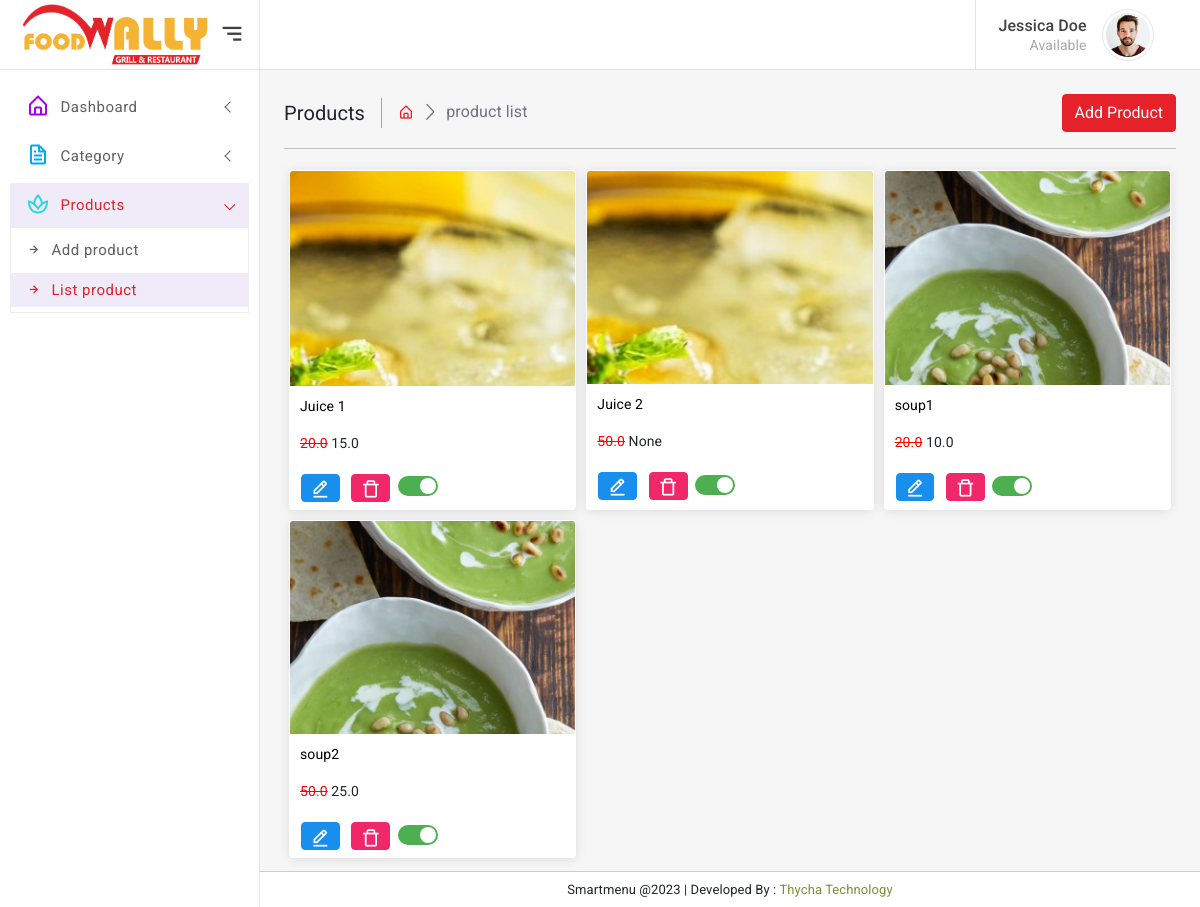
The app's page /product_list/ (signed in) with its own data.
### adminapp/models.py (models this page shows, shortened)
class Product(models.Model):
    name = models.CharField(max_length=100)
    category = models.ManyToManyField(Category)
    image = models.ImageField(upload_to='product_image', null=True)
    description = models.CharField(max_length=100, null=True)
    availability = models.BooleanField(default=False)

class ProductPrice(models.Model):
    product = models.ForeignKey(Product, on_delete=models.CASCADE)
    name = models.CharField(max_length=50)
    actual_price = models.FloatField()
    discount_price = models.FloatField(null=True, blank=True)
    tax = models.DecimalField(max_digits=5, decimal_places=2)

### adminapp/views.py (the view)
# urls.py: path('product_list/', views.product_list, name='product_list'),
@login_required
def product_list(request):
    products = Product.objects.all()
    return render(request, 'product_list.html', {'products': products})

### adminapp/templates/product_list.html (shortened to what this page needs)
{% extends 'base.html' %}
{% load static %}
{% block content %}
	<div class="wrapper">
		<div class="sidebar-wrapper" data-simplebar="true">
			<div class="sidebar-header">
				<div class="">
					<img src="{% static 'images/food wally logo.png' %}" class="logo" alt="" />
				</div>
				<a href="javascript:;" class="toggle-btn ms-auto"> <i class='bx bx-menu-alt-right'></i>
				</a>
			</div>
			<ul class="metismenu" id="menu">
				<li>
					<a href="{% url 'admin_index' %}" class="has-arrow">
						<div class="parent-icon icon-color-5"><i class="bx bx-home-alt"></i>
						</div>
						<div class="menu-title">Dashboard</div>
					</a>
				</li>
                <li>
					<a class="has-arrow" href="javascript:;">
						<div class="parent-icon icon-color-7"><i class="bx bx-file"></i>
						</div>
						<div class="menu-title">Category</div>
					</a>
				</li>
				<li>
					<a class="has-arrow" href="javascript:;">
						<div class="parent-icon icon-color-10"><i class="bx bx-spa"></i>
						</div>
						<div class="menu-title">Products</div>
					</a>
					<ul>
						<li> <a href="{% url 'add_product' %}"><i class="bx bx-right-arrow-alt"></i>Add product</a>
						</li>
						<li> <a href="{% url 'product_list' %}"><i class="bx bx-right-arrow-alt"></i>List product</a>
						</li>
					</ul>
				</li>
			</ul>
		</div>
		<header class="top-header">
			<nav class="navbar navbar-expand">
				<div class="right-topbar ms-auto">
					<ul class="navbar-nav">
						<li class="nav-item dropdown dropdown-user-profile">
							<a class="nav-link dropdown-toggle dropdown-toggle-nocaret" href="javascript:;" data-bs-toggle="dropdown">
								<div class="d-flex user-box align-items-center">
									<div class="user-info">
										<p class="user-name mb-0">Jessica Doe</p>
										<p class="designattion mb-0">Available</p>
									</div>
									<img src="{% static 'images/avatars/avatar-1.png' %}" class="user-img" alt="user avatar">
								</div>
							</a>
						</li>
					</ul>
				</div>
			</nav>
		</header>
		<div class="page-wrapper">
			<div class="page-content-wrapper">
				<div class="page-content">
					<div class="page-breadcrumb d-none d-md-flex align-items-center mb-3">
						<div class="breadcrumb-title pe-3">Products</div>
						<div class="ps-3">
							<nav aria-label="breadcrumb">
								<ol class="breadcrumb mb-0 p-0">
									<li class="breadcrumb-item"><a href="javascript:;"><i class='bx bx-home-alt'></i></a>
									</li>
									<li class="breadcrumb-item active" aria-current="page">product list</li>
								</ol>
							</nav>
						</div>
						<div class="ms-auto">
							<div class="btn-group">
								<button type="button" class="btn btn-primary">
                                    <a href="{% url 'add_product' %}" style="color: white;">
                                        Add Product
                                    </a>
                                </button>
							</div>
						</div>
					</div>
					<hr>
                    <div class="card-container">
						{% for product in products %}
							<div class="card">
								<a href="{% url 'product_detail' product.id %}">
									<img src="{{ product.image.url }}" class="card-img-top" alt="">
								</a>
								<div class="card-bodys">
									<p class="card-titles">
										<a href="{% url 'product_detail' product.id %}" style="color: black;" class="card-titles">{{ product.name }}</a>
									</p>
								</div>
								<div class="card-price">
									<p>
										<span style="color: red; text-decoration: line-through;">{{ product.productprice_set.first.actual_price }}</span> {{ product.productprice_set.first.discount_price }}
									</p>
								</div>
								<div class="card-button card-availability">
									<button type="button" class="btn btn-info m-1 small-button">
										<a href="{% url 'edit_product' product.id %}">
											<i class='bx bx-edit-alt' style="color: #fff;"></i>
										</a>
									</button>
									<button type="button" class="btn btn-danger m-1 small-button" >
										<a href="{% url 'product_delete' product.id %}" onclick="return confirm('Do you want to logout this page?')">
											<i class='bx bx-trash-alt' style="color: #fff;"></i>
										</a>
									</button>
									<label class="switch">
										<span class="slider round"></span>
									</label>
								</div>
							</div>
						{% endfor %}
					</div>
				</div>
			</div>
		</div>
		<div class="footer">
			<p class="mb-0">Smartmenu @2023 | Developed By : <a href="" target="_blank" style="color: #808c37;">Thycha Technology</a>
			</p>
		</div>
    </div>
{% endblock %}

### adminapp/templates/product_list.html (style rules this page uses)
.logo { width: 200px; }
.card-container { display: flex; flex-wrap: wrap; }
.card-container .card { flex: 0 0 calc(50% - 10px); margin: 5px; }
@media (min-width: 768px) { .card-container .card { flex: 0 0 calc(33.3333% - 10px); } }
.card-bodys { padding-left: 10px; padding-top: 10px; }
.card-button { padding-left: 7px; padding-bottom: 3px; }
.small-button { padding: 0.25rem 0.5rem; font-size: 0.75rem; }
.card-price { padding-left: 10px; }
.switch { position: relative; display: inline-block; width: 40px; height: 20px; }
.slider { position: absolute; cursor: pointer; top: 0; left: 0; right: 0; bottom: 0; background-color: #ccc; border-radius: 34px; transition: .4s; }
.slider:before { position: absolute; content: ""; height: 16px; width: 16px; left: 2px; bottom: 2px; background-color: white; border-radius: 50%; transition: .4s; }
input:checked + .slider { background-color: #4CAF50; }
input:checked + .slider:before { transform: translateX(20px); }

### records on screen
Product: image (picture), name "Juice 1", productprice_set.first.actual_price "20.0", productprice_set.first.discount_price "15.0"
Product: image (picture), name "Juice 2", productprice_set.first.actual_price "50.0", productprice_set.first.discount_price "None"
Product: image (picture), name "soup1", productprice_set.first.actual_price "20.0", productprice_set.first.discount_price "10.0"
Product: image (picture), name "soup2", productprice_set.first.actual_price "50.0", productprice_set.first.discount_price "25.0"
